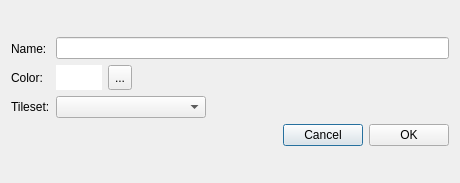
<?xml version="1.0" encoding="UTF-8"?>
<ui version="4.0">
 <class>EditZoneDialog</class>
 <widget class="QDialog" name="EditZoneDialog">
  <property name="geometry">
   <rect>
    <x>0</x>
    <y>0</y>
    <width>460</width>
    <height>183</height>
   </rect>
  </property>
  <property name="minimumSize">
   <size>
    <width>460</width>
    <height>183</height>
   </size>
  </property>
  <property name="maximumSize">
   <size>
    <width>460</width>
    <height>185</height>
   </size>
  </property>
  <property name="windowTitle">
   <string>Dialog</string>
  </property>
  <layout class="QGridLayout" name="gridLayout">
   <item row="0" column="0">
    <layout class="QVBoxLayout" name="verticalLayout_3">
     <item>
      <layout class="QHBoxLayout" name="horizontalLayout">
       <item>
        <layout class="QVBoxLayout" name="verticalLayout">
         <item>
          <widget class="QLabel" name="nameLabel">
           <property name="text">
            <string>Name:</string>
           </property>
          </widget>
         </item>
         <item>
          <widget class="QLabel" name="label">
           <property name="text">
            <string>Color:</string>
           </property>
          </widget>
         </item>
         <item>
          <widget class="QLabel" name="tilesetLabel">
           <property name="text">
            <string>Tileset:</string>
           </property>
          </widget>
         </item>
        </layout>
       </item>
       <item>
        <layout class="QVBoxLayout" name="verticalLayout_2">
         <item>
          <widget class="QLineEdit" name="nameEdit"/>
         </item>
         <item>
          <layout class="QHBoxLayout" name="horizontalLayout_3">
           <item>
            <widget class="QLabel" name="colorLabel">
             <property name="sizePolicy">
              <sizepolicy hsizetype="Fixed" vsizetype="Fixed">
               <horstretch>0</horstretch>
               <verstretch>0</verstretch>
              </sizepolicy>
             </property>
             <property name="minimumSize">
              <size>
               <width>46</width>
               <height>25</height>
              </size>
             </property>
             <property name="maximumSize">
              <size>
               <width>46</width>
               <height>25</height>
              </size>
             </property>
             <property name="styleSheet">
              <string notr="true">QLabel
{
	background-color : white;
}</string>
             </property>
             <property name="text">
              <string/>
             </property>
            </widget>
           </item>
           <item>
            <widget class="QToolButton" name="pickColorButton">
             <property name="minimumSize">
              <size>
               <width>24</width>
               <height>25</height>
              </size>
             </property>
             <property name="maximumSize">
              <size>
               <width>24</width>
               <height>25</height>
              </size>
             </property>
             <property name="text">
              <string>...</string>
             </property>
            </widget>
           </item>
           <item>
            <spacer name="horizontalSpacer_2">
             <property name="orientation">
              <enum>Qt::Horizontal</enum>
             </property>
             <property name="sizeHint" stdset="0">
              <size>
               <width>40</width>
               <height>20</height>
              </size>
             </property>
            </spacer>
           </item>
          </layout>
         </item>
         <item>
          <widget class="QComboBox" name="tilesetComboBox">
           <property name="sizePolicy">
            <sizepolicy hsizetype="Expanding" vsizetype="Fixed">
             <horstretch>0</horstretch>
             <verstretch>0</verstretch>
            </sizepolicy>
           </property>
           <property name="maximumSize">
            <size>
             <width>150</width>
             <height>16777215</height>
            </size>
           </property>
          </widget>
         </item>
        </layout>
       </item>
      </layout>
     </item>
     <item>
      <layout class="QHBoxLayout" name="horizontalLayout_2">
       <item>
        <spacer name="horizontalSpacer">
         <property name="orientation">
          <enum>Qt::Horizontal</enum>
         </property>
         <property name="sizeHint" stdset="0">
          <size>
           <width>50</width>
           <height>20</height>
          </size>
         </property>
        </spacer>
       </item>
       <item>
        <widget class="QPushButton" name="cancelButton">
         <property name="text">
          <string>Cancel</string>
         </property>
        </widget>
       </item>
       <item>
        <widget class="QPushButton" name="OKButton">
         <property name="text">
          <string>OK</string>
         </property>
        </widget>
       </item>
      </layout>
     </item>
    </layout>
   </item>
  </layout>
 </widget>
 <resources/>
 <connections/>
</ui>
